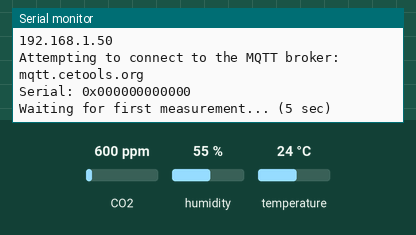
This sketch was run on a simulated ESP8266 (NodeMCU). Parts: the last lines printed to the serial monitor. The inputs (shaded band) are chosen by the test bench; at power-on: CO2 600 ppm, humidity 55 %, temperature 24 °C. WiFi joins after 1.5 s; servers stay silent unless stated; no MQTT or app messages arrive unless stated; not simulated (calls return 0 or success): arduino_secrets.h.

Above: at 2.7 s.
2.8 s: CO2 set to 452 ppm
At 7.7 s:
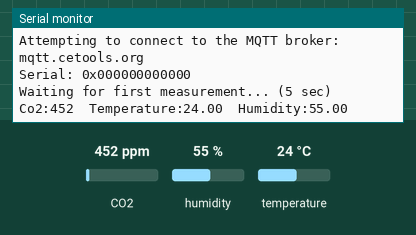
13.0 s: humidity set to 22 %
At 17.8 s:
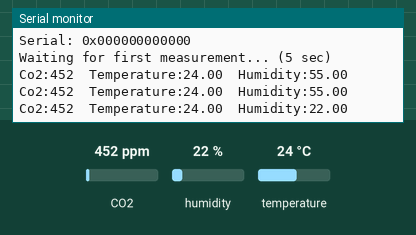
20.5 s: temperature set to 12 °C
At 32.5 s:
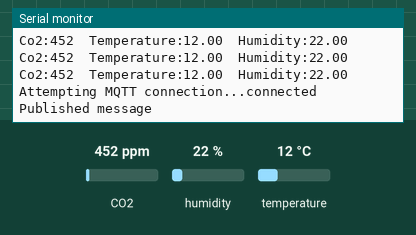

The sketch:

SCD-41-CO2.ino
```cpp
// (licence header left out)
#include <ESP8266WiFi.h>
#include <PubSubClient.h>
#include "arduino_secrets.h"


#include <SensirionI2CScd4x.h>
#include <Wire.h>


WiFiClient wifiClient;
PubSubClient mqttClient(wifiClient);

const char broker[] = "mqtt.cetools.org";
int        port     = 1884;
const char topic[]  = "UCL/90TCR/SCD-41";

String clientID;

//set interval for sending messages (milliseconds)
const long interval = 30000;
unsigned long previousMillis = 0;


SensirionI2CScd4x scd4x;


void printUint16Hex(uint16_t value) {
    Serial.print(value < 4096 ? "0" : "");
    Serial.print(value < 256 ? "0" : "");
    Serial.print(value < 16 ? "0" : "");
    Serial.print(value, HEX);
}

void printSerialNumber(uint16_t serial0, uint16_t serial1, uint16_t serial2) {
    Serial.print("Serial: 0x");
    printUint16Hex(serial0);
    printUint16Hex(serial1);
    printUint16Hex(serial2);
    Serial.println();
}

void setup() {
    //Set up serial debug
    Serial.begin(115200);
    while (!Serial) {
        delay(100);
    }


    // attempt to connect to Wifi network:
    Serial.print("Attempting to connect to WiFi ");

    WiFi.mode(WIFI_STA);
    WiFi.begin(SECRET_SSID, SECRET_PASS);

    while (WiFi.status() != WL_CONNECTED) {
      delay(500);
      Serial.print(".");
    }

    Serial.println("");
    Serial.println("WiFi connected");
    Serial.println("IP address: ");
    Serial.println(WiFi.localIP());


    Serial.print("Attempting to connect to the MQTT broker: ");
    Serial.println(broker);

    mqttClient.setServer(broker, port);
    clientID = WiFi.macAddress();
    mqttClient.setKeepAlive(30000);

    Wire.begin();

    uint16_t error;
    char errorMessage[256];

    scd4x.begin(Wire);

    // stop potentially previously started measurement
    error = scd4x.stopPeriodicMeasurement();
    if (error) {
        Serial.print("Error trying to execute stopPeriodicMeasurement(): ");
        errorToString(error, errorMessage, 256);
        Serial.println(errorMessage);
    }

    uint16_t serial0;
    uint16_t serial1;
    uint16_t serial2;
    error = scd4x.getSerialNumber(serial0, serial1, serial2);
    if (error) {
        Serial.print("Error trying to execute getSerialNumber(): ");
        errorToString(error, errorMessage, 256);
        Serial.println(errorMessage);
    } else {
        printSerialNumber(serial0, serial1, serial2);
    }

    // Start Measurement
    error = scd4x.startPeriodicMeasurement();
    if (error) {
        Serial.print("Error trying to execute startPeriodicMeasurement(): ");
        errorToString(error, errorMessage, 256);
        Serial.println(errorMessage);
    }

    Serial.println("Waiting for first measurement... (5 sec)");
}


void loop() {

    uint16_t error;
    char errorMessage[256];

    delay(5000);

    // Read Measurement
    uint16_t co2;
    float temperature;
    float humidity;
    error = scd4x.readMeasurement(co2, temperature, humidity);
    if (error) {
        Serial.print("Error trying to execute readMeasurement(): ");
        errorToString(error, errorMessage, 256);
        Serial.println(errorMessage);
    } else if (co2 == 0) {
        Serial.println("Invalid sample detected, skipping.");
    } else {
        Serial.print("Co2:");
        Serial.print(co2);
        Serial.print("\t");
        Serial.print("Temperature:");
        Serial.print(temperature);
        Serial.print("\t");
        Serial.print("Humidity:");
        Serial.println(humidity);


        //Upload to MQTT feed
        unsigned long currentMillis = millis();

        //Upload the payload every 30 seconds
        if (currentMillis - previousMillis >= interval) {
            reconnect();

            // save the last time a message was sent
            previousMillis = currentMillis;

            char payload[100];
            sprintf(payload, "{\"co2\":%d, \"temperature\":%d, \"humidity\":%d}", co2, int(temperature+0.5), int(humidity+0.5));

            boolean result = mqttClient.publish(topic, payload);
            if(result){
              Serial.println("Published message");
            }
            //mqttClient.print(payload);

        }

    }

    mqttClient.loop();
}


void reconnect() {
  // Loop until we're reconnected
  while (!mqttClient.connected()) {
    Serial.print("Attempting MQTT connection...");

    // Attempt to connect
    if (  mqttClient.connect(clientID.c_str(), MQTT_NAME, MQTT_PASS)  ) {
      Serial.println("connected");

    } else {
      Serial.print("failed, rc=");
      Serial.print(mqttClient.state());
      Serial.println(" try again in 5 seconds");
      // Wait 5 seconds before retrying
      delay(5000);
    }
  }
}
```

Measured:
- after the input at 2.8 s, the serial monitor: prints a new line after 3.7 s (image 1)
- after the input at 13.0 s, the serial monitor: prints a new line after 3.5 s (image 2)
- after the input at 20.5 s, the serial monitor: prints a new line after 1.0 s (image 3)
